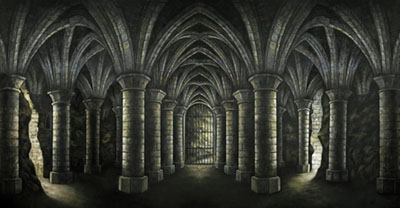

A 2D game scene composited from a Tiled map and its tileset images. What follows is a short description and the map's XML, with each tile layer's data collapsed to a summary:
An orthogonal 25x13 tile map with 16x16 px tiles, 1 tile layer (sfondo) and 5 objects.

<map version="1.0" orientation="orthogonal" renderorder="right-down" width="25" height="13" tilewidth="16" tileheight="16" nextobjectid="6">
 <tileset firstgid="1" name="sfondo" tilewidth="16" tileheight="16" tilecount="338" columns="26">
  <image source="Dragons-Lair-Graystone-Scenic-Backdrop.jpg" width="431" height="208" />
 </tileset>
 <layer name="sfondo" width="25" height="13">
  <data>[325 cells, 325 non-empty, 325 distinct tile ids]</data>
 </layer>
 <objectgroup name="pavimento">
  <object id="1" x="-0.5" y="175.5" width="426.5" height="31" />
 </objectgroup>
 <objectgroup name="pareti_non_superabili">
  <object id="2" x="398.5" y="-1.5" width="7" height="208.5" />
  <object id="3" x="-7.5" y="-6" width="10" height="215.5" />
  <object id="4" x="-7" y="-12" width="413" height="14.5" />
 </objectgroup>
 <objectgroup name="drago">
  <object id="5" x="336.5" y="154" width="20" height="20.5" />
 </objectgroup>
</map>